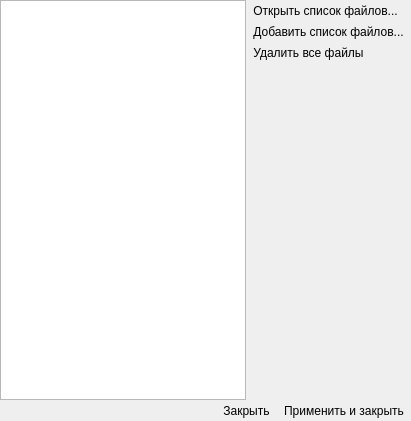
<?xml version="1.0" encoding="UTF-8"?>
<ui version="4.0">
 <class>LoadFilesWidget</class>
 <widget class="QDialog" name="LoadFilesWidget">
  <property name="geometry">
   <rect>
    <x>0</x>
    <y>0</y>
    <width>411</width>
    <height>421</height>
   </rect>
  </property>
  <property name="windowTitle">
   <string>Список файлов</string>
  </property>
  <layout class="QVBoxLayout" name="verticalLayout_2">
   <property name="spacing">
    <number>0</number>
   </property>
   <property name="leftMargin">
    <number>0</number>
   </property>
   <property name="topMargin">
    <number>0</number>
   </property>
   <property name="rightMargin">
    <number>0</number>
   </property>
   <property name="bottomMargin">
    <number>0</number>
   </property>
   <item>
    <layout class="QHBoxLayout" name="horizontalLayout">
     <item>
      <widget class="QListWidget" name="listWidget">
       <property name="contextMenuPolicy">
        <enum>Qt::ActionsContextMenu</enum>
       </property>
      </widget>
     </item>
     <item>
      <layout class="QVBoxLayout" name="verticalLayout">
       <item>
        <widget class="QToolButton" name="openButton">
         <property name="toolTip">
          <string>Открыть список файлов...</string>
         </property>
         <property name="statusTip">
          <string>Открыть список файлов...</string>
         </property>
         <property name="whatsThis">
          <string>Открыть список файлов...</string>
         </property>
         <property name="text">
          <string>Открыть список файлов...</string>
         </property>
         <property name="icon">
          <iconset>
           <normaloff>:/PropertyBrowser/Images/Open.png</normaloff>:/PropertyBrowser/Images/Open.png</iconset>
         </property>
         <property name="iconSize">
          <size>
           <width>24</width>
           <height>24</height>
          </size>
         </property>
         <property name="autoRaise">
          <bool>true</bool>
         </property>
        </widget>
       </item>
       <item>
        <widget class="QToolButton" name="addButton">
         <property name="toolTip">
          <string>Добавить список файлов...</string>
         </property>
         <property name="statusTip">
          <string>Добавить список файлов...</string>
         </property>
         <property name="whatsThis">
          <string>Добавить список файлов...</string>
         </property>
         <property name="text">
          <string>Добавить список файлов...</string>
         </property>
         <property name="icon">
          <iconset>
           <normaloff>:/PropertyBrowser/Images/add.png</normaloff>:/PropertyBrowser/Images/add.png</iconset>
         </property>
         <property name="iconSize">
          <size>
           <width>24</width>
           <height>24</height>
          </size>
         </property>
         <property name="autoRaise">
          <bool>true</bool>
         </property>
        </widget>
       </item>
       <item>
        <widget class="QToolButton" name="removeAllButton">
         <property name="toolTip">
          <string>Удалить все файлы</string>
         </property>
         <property name="statusTip">
          <string>Удалить все файлы</string>
         </property>
         <property name="whatsThis">
          <string>Удалить все файлы</string>
         </property>
         <property name="text">
          <string>Удалить все файлы</string>
         </property>
         <property name="icon">
          <iconset>
           <normaloff>:/PropertyBrowser/Images/Document-Delete-icon.png</normaloff>:/PropertyBrowser/Images/Document-Delete-icon.png</iconset>
         </property>
         <property name="iconSize">
          <size>
           <width>24</width>
           <height>24</height>
          </size>
         </property>
         <property name="autoRaise">
          <bool>true</bool>
         </property>
        </widget>
       </item>
       <item>
        <spacer name="verticalSpacer">
         <property name="orientation">
          <enum>Qt::Vertical</enum>
         </property>
         <property name="sizeHint" stdset="0">
          <size>
           <width>20</width>
           <height>40</height>
          </size>
         </property>
        </spacer>
       </item>
      </layout>
     </item>
    </layout>
   </item>
   <item>
    <layout class="QHBoxLayout" name="horizontalLayout_2">
     <item>
      <spacer name="horizontalSpacer">
       <property name="orientation">
        <enum>Qt::Horizontal</enum>
       </property>
       <property name="sizeHint" stdset="0">
        <size>
         <width>40</width>
         <height>20</height>
        </size>
       </property>
      </spacer>
     </item>
     <item>
      <widget class="QToolButton" name="cancelButton">
       <property name="toolTip">
        <string>Закрыть</string>
       </property>
       <property name="statusTip">
        <string>Закрыть</string>
       </property>
       <property name="whatsThis">
        <string>Закрыть</string>
       </property>
       <property name="autoFillBackground">
        <bool>true</bool>
       </property>
       <property name="text">
        <string>Закрыть</string>
       </property>
       <property name="icon">
        <iconset>
         <normaloff>:/PropertyBrowser/Images/_Cancel.png</normaloff>:/PropertyBrowser/Images/_Cancel.png</iconset>
       </property>
       <property name="iconSize">
        <size>
         <width>24</width>
         <height>24</height>
        </size>
       </property>
       <property name="autoRaise">
        <bool>true</bool>
       </property>
      </widget>
     </item>
     <item>
      <widget class="QToolButton" name="applyButton">
       <property name="toolTip">
        <string>Применить и закрыть</string>
       </property>
       <property name="statusTip">
        <string>Применить и закрыть</string>
       </property>
       <property name="whatsThis">
        <string>Применить и закрыть</string>
       </property>
       <property name="autoFillBackground">
        <bool>true</bool>
       </property>
       <property name="text">
        <string>Применить и закрыть</string>
       </property>
       <property name="icon">
        <iconset>
         <normaloff>:/PropertyBrowser/Images/Apply.png</normaloff>:/PropertyBrowser/Images/Apply.png</iconset>
       </property>
       <property name="iconSize">
        <size>
         <width>24</width>
         <height>24</height>
        </size>
       </property>
       <property name="autoRaise">
        <bool>true</bool>
       </property>
      </widget>
     </item>
    </layout>
   </item>
  </layout>
  <action name="actionRemoveDuplicates">
   <property name="text">
    <string>Удалить дубликаты</string>
   </property>
   <property name="toolTip">
    <string>Удалить дубликаты</string>
   </property>
  </action>
  <action name="actionRemoveItem">
   <property name="text">
    <string>Удалить строку</string>
   </property>
   <property name="toolTip">
    <string>Удалить строку</string>
   </property>
  </action>
 </widget>
 <resources>
  <include location="../../Propertybrowser3_images.qrc"/>
  <include location="../../../../HelperLibrary/Sources/helper_images.qrc"/>
 </resources>
 <connections/>
</ui>
